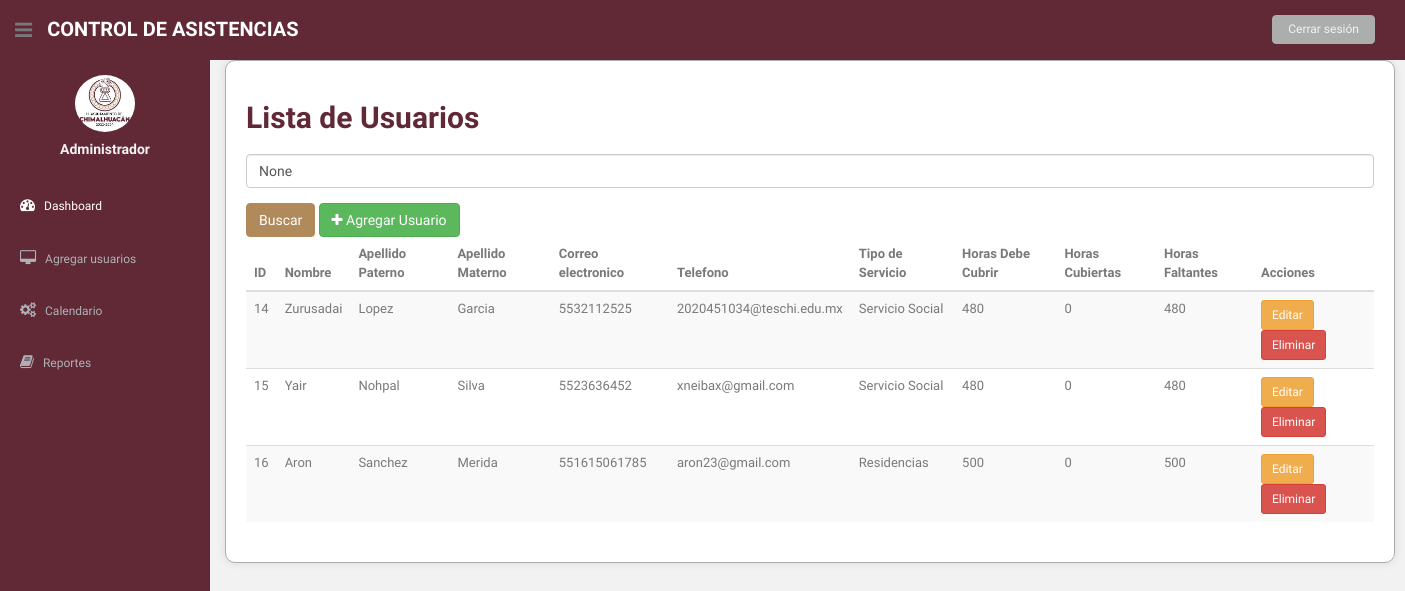
/lista_usuarios/ (signed in), run on the app's committed database.
### asistencia/models.py (models this page shows, shortened)
class Usuario(models.Model):
    nombre = models.CharField(max_length=100)
    apellido_paterno = models.CharField(max_length=100)
    apellido_materno = models.CharField(max_length=100)
    telefono = models.CharField(max_length=20)
    correo_electronico = models.EmailField(max_length=255)
    user = models.OneToOneField(User, on_delete=models.CASCADE, null=True, blank=True)
    OPCIONES_SERVICIO = [
        ('SS', 'Servicio Social'),
        ('R', 'Residencias'),
    ]
    tipo_servicio = models.CharField(max_length=2, choices=OPCIONES_SERVICIO)
    horas_realizadas = models.IntegerField(default=0)  # Se actualizará según las horas realizadas
    horas_requeridas = models.IntegerField()  # Horas requeridas para el servicio

### asistencia/views.py (the view)
# urls.py: path('lista_usuarios/', views.lista_usuarios, name='lista_usuarios'),
@login_required
def lista_usuarios(request):
    usuarios = Usuario.objects.all()
    query = request.GET.get('q')
    if query:
        usuarios = usuarios.filter(nombre__icontains=query)
    for usuario in usuarios:
        try:
            horas_realizadas = 0
            asistencias = Asistencia.objects.filter(usuario=usuario, fecha_salida__isnull=False)
            for asistencia in asistencias:
                if asistencia.fecha_salida and asistencia.fecha_entrada:
                    delta = asistencia.fecha_salida - asistencia.fecha_entrada
                    horas_realizadas += delta.total_seconds() / 3600
            usuario.horas_realizadas = horas_realizadas
            usuario.horas_faltantes = usuario.horas_requeridas - horas_realizadas
        except Exception as e:
            print(f"Error al calcular horas para {usuario}: {e}")
            usuario.horas_realizadas = 0
            usuario.horas_faltantes = usuario.horas_requeridas
    return render(request, 'lista_usuarios.html', {'usuarios': usuarios, 'query': query})

### asistencia/templates/lista_usuarios.html (shortened to what this page needs)
{% load static %}
<!DOCTYPE html>
<html lang="en">
<head>
  <link href="{% static 'css/bootstrap.css' %}" rel="stylesheet">
  <link href="{% static 'font-awesome/css/font-awesome.css' %}" rel="stylesheet" />
  <link rel="stylesheet" type="text/css" href="{% static 'css/zabuto_calendar.css' %}">
  <link rel="stylesheet" type="text/css" href="{% static 'js/gritter/css/jquery.gritter.css' %}" />
  <link rel="stylesheet" type="text/css" href="{% static 'lineicons/style.css' %}">
  <link href="{% static 'css/style.css' %}" rel="stylesheet">
  <link href="{% static 'css/style-responsive.css' %}" rel="stylesheet">
</head>
<body>
  <section id="container">
    <header class="header black-bg">
      <div class="sidebar-toggle-box">
        <div class="fa fa-bars tooltips" data-placement="right" data-original-title="Toggle Navigation"></div>
      </div>
      <a href="{% url 'admin_dashboard' %}" class="logo"><b>Control de Asistencias</b></a>
      <div class="top-menu">
        <ul class="nav pull-right top-menu">
          <li><a class="logout" href="{% url 'login' %}">Cerrar sesión</a></li>
        </ul>
      </div>
    </header>
    <aside>
      <div id="sidebar"  class="nav-collapse ">
          <ul class="sidebar-menu" id="nav-accordion">
              <p class="centered"><a href="profile.html"><img src="{% static '/img/LOGO.jpg' %}" class="img-circle" width="60"></a></p>
              <h5 class="centered">Administrador</h5>
              <li class="mt">
                  <a class="active" href="index.html">
                      <i class="fa fa-dashboard"></i>
                      <span>Dashboard</span>
                  </a>
              </li>
              <li class="sub-menu">
                  <a href="javascript:;" >
                      <i class="fa fa-desktop"></i>
                      <span>Agregar usuarios</span>
                  </a>
              </li>
              <li class="sub-menu">
                  <a href="javascript:;" >
                      <i class="fa fa-cogs"></i>
                      <span>Calendario</span>
                  </a>
              </li>
              <li class="sub-menu">
                  <a href="javascript:;" >
                      <i class="fa fa-book"></i>
                      <span>Reportes</span>
                  </a>
              </li>
          </ul>
      </div>
  </aside>
    <section id="main-content">
      <section class="wrapper">
        <div class="container">
          <h2>Lista de Usuarios</h2>
          <form method="get" action="{% url 'lista_usuarios' %}">
            <div class="form-group">
              <input type="text" name="q" class="form-control" placeholder="Buscar por nombre" value="{{ query }}">
            </div>
            <button type="submit" class="btn btn-primary">Buscar</button>
            <a href="{% url 'agregar_usuario' %}" class="btn btn-success"><i class="fa fa-plus"></i> Agregar Usuario</a>
          </form>
          <div class="table-responsive">
            <table class="table table-striped">
              <thead>
                <tr>
                  <th>ID</th>
                  <th>Nombre</th>
                  <th>Apellido Paterno</th>
                  <th>Apellido Materno</th>
                  <th>Correo electronico</th>
                  <th>Telefono</th>
                  <th>Tipo de Servicio</th>
                  <th>Horas Debe Cubrir</th>
                  <th>Horas Cubiertas</th>
                  <th>Horas Faltantes</th>
                  <th>Acciones</th>
                </tr>
              </thead>
              <tbody>
                {% for usuario in usuarios %}
                <tr>
                  <td>{{ usuario.id }}</td>
                  <td>{{ usuario.nombre }}</td>
                  <td>{{ usuario.apellido_paterno }}</td>
                  <td>{{ usuario.apellido_materno }}</td>
                  <td>{{ usuario.telefono }}</td>
                  <td>{{ usuario.correo_electronico }}</td>
                  <td>{{ usuario.get_tipo_servicio_display }}</td>
                  <td>{{ usuario.horas_requeridas }}</td>
                  <td>{{ usuario.horas_realizadas }}</td>
                  <td>{{ usuario.horas_faltantes }}</td>
                  <td>
                    <a href="{% url 'editar_usuario' usuario.pk %}" class="btn btn-warning btn-sm">Editar</a>
                    <a href="{% url 'eliminar_usuario' usuario.pk %}" class="btn btn-danger btn-sm">Eliminar</a>
                  </td>
                </tr>
                {% endfor %}
              </tbody>
            </table>
          </div>
        </div>
      </section>
    </section>
  </section>
</body>
</html>

### asistencia/static/css/style.css (style rules this page uses)
body { color: #797979; background: #f2f2f2; font-family: 'Ruda', sans-serif; padding: 0px !important; margin: 0px !important; font-size:13px; }
ul li { list-style: none; }
a, a:hover, a:focus { text-decoration: none; outline: none; }
#container { width: 100%; height: 100%; }
.centered { text-align: center; }
.mt { margin-top: 25px; }
ul.top-menu > li > .logout { color: #f2f2f2; font-size: 12px; border-radius: 4px; -webkit-border-radius: 4px; border: 1px solid #ACADAD !important; padding: 5px 15px; margin-right: 15px; background: #ACADAD; margin-top: 15px; }
#sidebar { width: 210px; height: 100%; position: fixed; background: #602935; }
#sidebar h5 { color: #f2f2f2; font-weight: 700; }
#sidebar ul li { position: relative; }
ul.sidebar-menu , ul.sidebar-menu li ul.sub { margin: -2px 0 0; padding: 0; }
ul.sidebar-menu { margin-top: 75px; }
ul.sidebar-menu li { margin-bottom: 5px; margin-left:10px; margin-right:10px; }
ul.sidebar-menu li.sub-menu { line-height: 15px; }
ul.sidebar-menu li a span { display: inline-block; }
ul.sidebar-menu li a { color: #aeb2b7; text-decoration: none; display: block; padding: 15px 0 15px 10px; font-size: 12px; outline: none; -webkit-transition: all 0.3s ease; -moz-transition: all 0.3s ease; -o-transition: all 0.3s ease; -ms-transition: all 0.3s ease; transition: all 0.3s ease; }
ul.sidebar-menu li a.active, ul.sidebar-menu li a:hover, ul.sidebar-menu li a:focus { background: #602935; color: #fff; display: block; -webkit-transition: all 0.3s ease; -moz-transition: all 0.3s ease; -o-transition: all 0.3s ease; -ms-transition: all 0.3s ease; transition: all 0.3s ease; }
ul.sidebar-menu li a i { font-size: 15px; padding-right: 6px; }
ul.sidebar-menu li a.active i { color: #fff; }
#main-content { margin-left: 210px; }
.header, .footer { min-height: 60px; padding: 0 15px; }
.header { position: fixed; left: 0; right: 0; z-index: 1002; }
.black-bg { background: #602935; border-bottom: 1px solid #602935; }
.wrapper { display: inline-block; margin-top: 60px; padding-left: 15px; padding-right: 15px; padding-bottom: 15px; padding-top: 0px; width: 100%; }
a.logo { font-size: 20px; color: #ffffff; float: left; margin-top: 15px; text-transform: uppercase; }
a.logo b { font-weight: 900; }
#top_menu .nav > li, ul.top-menu > li { float: left; }
ul.top-menu > li > a { color: #666666; font-size: 16px; border-radius: 4px; -webkit-border-radius: 4px; border:1px solid #666666 !important; padding: 2px 6px; margin-right: 15px; }
.sidebar-toggle-box { float: left; padding-right: 15px; margin-top: 20px; }
.sidebar-toggle-box .fa-bars { cursor: pointer; display: inline-block; font-size: 20px; }

### asistencia/templates/lista_usuarios.html (style rules this page uses)
.container { background-color: #ffffff; border: 1px solid #ACADAD; padding: 20px; border-radius: 10px; box-shadow: 0px 0px 10px rgba(0, 0, 0, 0.1); }
.container h2 { color: #602935; font-weight: bold; }
.container form { margin-top: 20px; }
.container .btn-primary { background-color: #B08A5B; border-color: #B08A5B; }

### data on the page
Usuario: id "14", nombre "Zurusadai", apellido_paterno "Lopez", apellido_materno "Garcia", telefono "5532112525", correo_electronico "2020451034@teschi.edu.mx", tipo_servicio "Servicio Social", horas_requeridas "480", horas_realizadas "0", horas_faltantes "480"
Usuario: id "15", nombre "Yair", apellido_paterno "Nohpal", apellido_materno "Silva", telefono "5523636452", correo_electronico "xneibax@gmail.com", tipo_servicio "Servicio Social", horas_requeridas "480", horas_realizadas "0", horas_faltantes "480"
Usuario: id "16", nombre "Aron", apellido_paterno "Sanchez", apellido_materno "Merida", telefono "551615061785", correo_electronico "aron23@gmail.com", tipo_servicio "Residencias", horas_requeridas "500", horas_realizadas "0", horas_faltantes "500"
